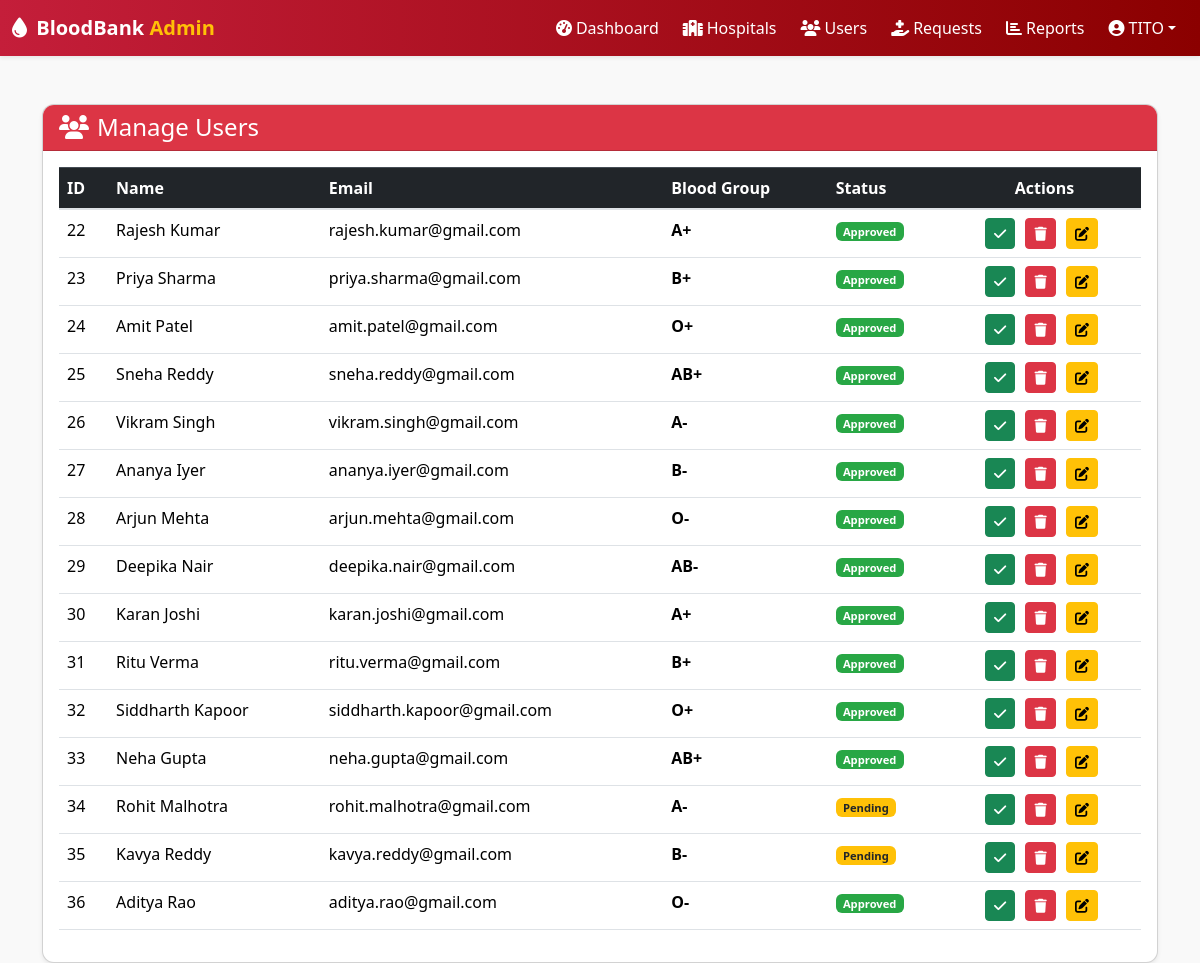
Page /admin/manage_users.php (signed in) on the committed database.
### tables this page shows
CREATE TABLE `users` (
  `user_id` int(11) NOT NULL AUTO_INCREMENT,
  `name` varchar(100) NOT NULL,
  `email` varchar(100) NOT NULL,
  `location` varchar(255) DEFAULT NULL,
  `password` varchar(255) NOT NULL,
  `role` enum('admin','hospital','user') NOT NULL,
  `hospital_id` int(11) DEFAULT NULL,
  `phone` varchar(15) DEFAULT NULL,
  `blood_group` varchar(3) DEFAULT NULL,
  `created_at` timestamp NOT NULL DEFAULT current_timestamp(),
  `status` enum('pending','approved','rejected') NOT NULL DEFAULT 'pending',
  `district` varchar(100) DEFAULT NULL,
  `blood_type` varchar(10) DEFAULT NULL,
  `latitude` decimal(10,8) DEFAULT NULL,
  `longitude` decimal(11,8) DEFAULT NULL,
  `dob` date DEFAULT NULL,
  `gender` varchar(10) DEFAULT NULL,
  `emergency_contact` varchar(15) DEFAULT NULL,
  `notes` text DEFAULT NULL,
  PRIMARY KEY (`user_id`),
  UNIQUE KEY `email` (`email`)
);

### admin/manage_users.php (the view, shortened to what this page needs)
<?php
include "../includes/db.php";
$users = $conn->query("SELECT * FROM users WHERE role='user'");
?>
<!DOCTYPE html>
<html lang="en">
<head>
<?php include "head.php"; ?>
<link href="https://cdn.jsdelivr.net/npm/bootstrap@5.3.3/dist/css/bootstrap.min.css" rel="stylesheet">
<link rel="stylesheet" href="https://cdnjs.cloudflare.com/ajax/libs/font-awesome/6.5.0/css/all.min.css">
</head>
<body>
<?php include "header.php"; ?>
<div class="container mt-5">
    <div class="card shadow-sm">
        <div class="card-header bg-danger text-white d-flex justify-content-between align-items-center">
            <h4 class="mb-0"><i class="fas fa-users me-2"></i>Manage Users</h4>
        </div>
        <div class="card-body">
            <table class="table table-hover align-middle">
                <thead class="table-dark">
                    <tr>
                        <th>ID</th>
                        <th>Name</th>
                        <th>Email</th>
                        <th>Blood Group</th>
                        <th>Status</th>
                        <th class="text-center">Actions</th>
                    </tr>
                </thead>
                <tbody>
                <?php while($row = $users->fetch_assoc()): ?>
                    <tr>
                        <td><?= $row['user_id']; ?></td>
                        <td><?= htmlspecialchars($row['name']); ?></td>
                        <td><?= htmlspecialchars($row['email']); ?></td>
                        <td><span class="fw-bold"><?= htmlspecialchars($row['blood_group']); ?></span></td>
                        <td>
                            <?php if($row['status']=='pending'): ?>
                                <span class="badge badge-pending">Pending</span>
                            <?php elseif($row['status']=='approved'): ?>
                                <span class="badge badge-approved">Approved</span>
                            <?php else: ?>
                                <span class="badge badge-rejected">Rejected</span>
                            <?php endif; ?>
                        </td>
                        <td class="text-center action-btns">
                            <a href="approve_user.php?id=<?= $row['user_id']; ?>&action=approve"
                               class="btn btn-success btn-sm" title="Approve">
                                <i class="fas fa-check"></i>
                            </a>
                            <a href="delete_user.php?id=<?= $row['user_id']; ?>"
   class="btn btn-danger btn-sm"
   onclick="return confirm('Are you sure you want to delete this user?');"
   title="Delete">
    <i class="fas fa-trash"></i>
</a>
                            <a href="edit_user.php?id=<?= $row['user_id']; ?>"
                               class="btn btn-warning btn-sm" title="Edit">
                                <i class="fas fa-edit"></i>
                            </a>
                        </td>
                    </tr>
                <?php endwhile; ?>
                </tbody>
            </table>
        </div>
    </div>
</div>
</body>
</html>

### assets/css/style.css (style rules this page uses)
body, html { height: 100%; margin: 0; font-family: 'Segoe UI', Tahoma, Geneva, Verdana, sans-serif; }
a { text-decoration: none; }
.btn-danger { background-color: #C41E3A; border-color: #C41E3A; }
.btn-success { background-color: #28a745; border-color: #28a745; }
:root { --brand-red: #C41E3A; --brand-blue: #2C5F8B; --light-bg: #f9f9f9; --dark-text: #333; --radius-lg: 12px; --shadow-soft: 0 4px 10px rgba(0,0,0,0.08); }
body { font-family: "Segoe UI", Roboto, sans-serif; color: var(--dark-text); background: var(--light-bg); line-height: 1.6; }

### admin/manage_users.php (style rules this page uses)
body { background: #f9f9f9; }
.card { border-radius: 12px; overflow: hidden; }
.badge-pending { background-color: #ffc107; color: #212529; }
.badge-approved { background-color: #28a745; }
.action-btns a { margin-right: 6px; }

### admin/header.php (style rules this page uses)
.badge { font-size: 0.7rem; }

### rows in the picture
users: user_id "22", name "Rajesh Kumar", email "rajesh.kumar@gmail.com", blood_group "A+", status "Approved"
users: user_id "23", name "Priya Sharma", email "priya.sharma@gmail.com", blood_group "B+", status "Approved"
users: user_id "24", name "Amit Patel", email "amit.patel@gmail.com", blood_group "O+", status "Approved"
users: user_id "25", name "Sneha Reddy", email "sneha.reddy@gmail.com", blood_group "AB+", status "Approved"
users: user_id "26", name "Vikram Singh", email "vikram.singh@gmail.com", blood_group "A-", status "Approved"
users: user_id "27", name "Ananya Iyer", email "ananya.iyer@gmail.com", blood_group "B-", status "Approved"
users: user_id "28", name "Arjun Mehta", email "arjun.mehta@gmail.com", blood_group "O-", status "Approved"
users: user_id "29", name "Deepika Nair", email "deepika.nair@gmail.com", blood_group "AB-", status "Approved"
users: user_id "30", name "Karan Joshi", email "karan.joshi@gmail.com", blood_group "A+", status "Approved"
users: user_id "31", name "Ritu Verma", email "ritu.verma@gmail.com", blood_group "B+", status "Approved"
users: user_id "32", name "Siddharth Kapoor", email "siddharth.kapoor@gmail.com", blood_group "O+", status "Approved"
users: user_id "33", name "Neha Gupta", email "neha.gupta@gmail.com", blood_group "AB+", status "Approved"
users: user_id "34", name "Rohit Malhotra", email "rohit.malhotra@gmail.com", blood_group "A-", status "Pending"
users: user_id "35", name "Kavya Reddy", email "kavya.reddy@gmail.com", blood_group "B-", status "Pending"
users: user_id "36", name "Aditya Rao", email "aditya.rao@gmail.com", blood_group "O-", status "Approved"

### other values in the picture
$_SESSION['admin_name'] "TITO"
